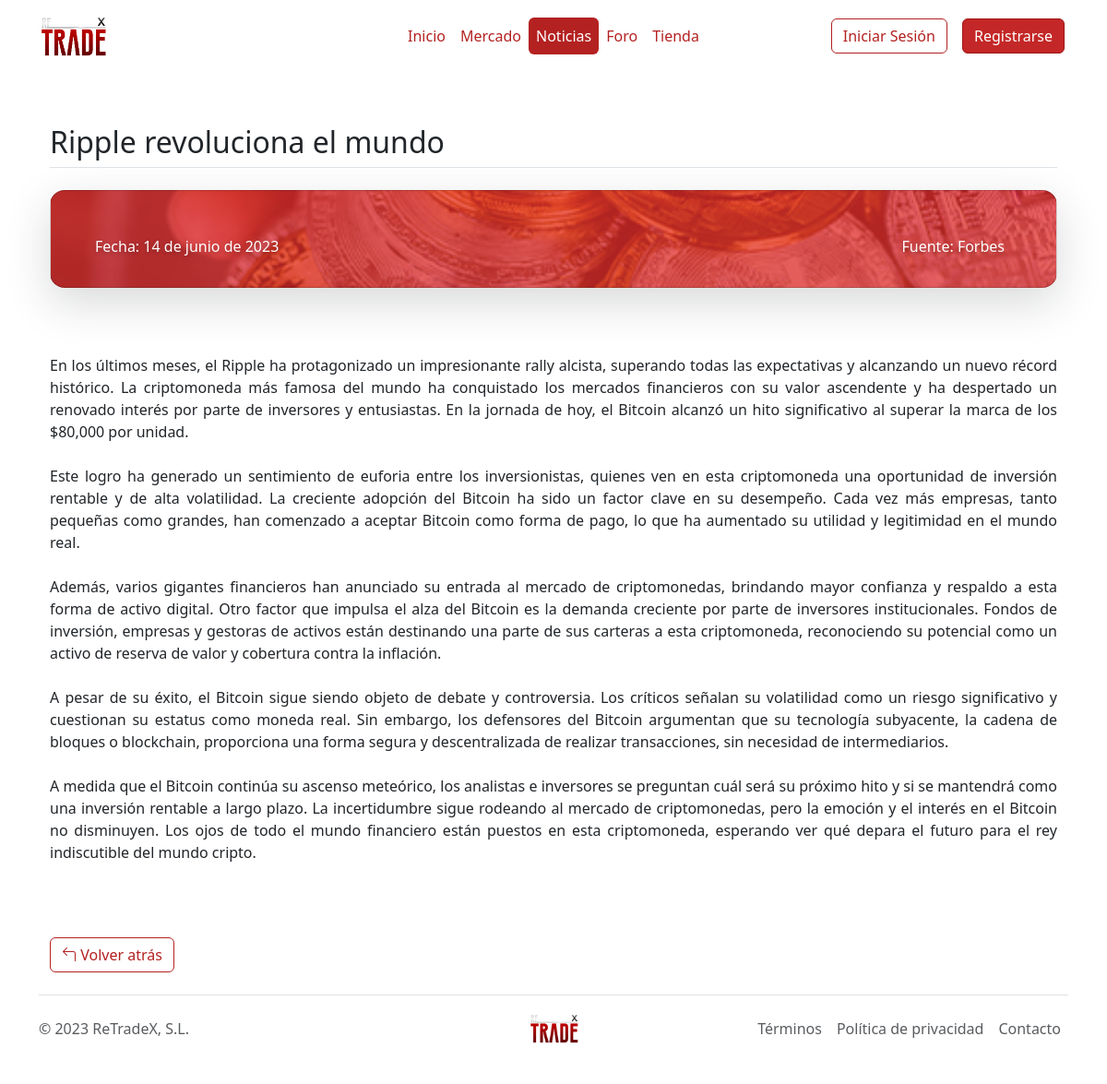
The app's page /Paginas/leernoticia.php?IdNoticia=9 with its own data.
### tables this page shows
CREATE TABLE Noticias (
	IdNoticia int(5) AUTO_INCREMENT,
	Fecha varchar(20) NOT NULL,
	Titulo varchar(50) NOT NULL,
	Texto varchar(21000) NOT NULL,
	Fuente varchar(40) NOT NULL,
	Categoria varchar(200) NOT NULL,
    Foto varchar(70) NOT NULL,
	CONSTRAINT pk_Noticias PRIMARY KEY (IdNoticia)
);

### Paginas/leernoticia.php (the view, shortened to what this page needs)
<?php
include "global.php";
?>
<!DOCTYPE html>
<html lang="en">
<head>
    <link rel="stylesheet" href="../Estilos/style.css">
    <link rel="stylesheet" href="https://cdn.jsdelivr.net/npm/bootstrap-icons@1.10.5/font/bootstrap-icons.css">
</head>
<body>
  <div class="container">
    <header class="d-flex flex-wrap align-items-center justify-content-center justify-content-md-between py-3 mb-2">
      <a href="index.php" class="d-flex align-items-center col-md-3 mb-2 mb-md-0 text-dark text-decoration-none">
        <img class="img-fluid" src="../Imagenes/logo.png" height="75px" width="75px">
      </a>
      <ul class="nav nav-pills col-12 col-md-auto mb-2 justify-content-center mb-md-0">
        <li class="nav-item"><a href="index.php" class="nav-link px-2 link-dark">Inicio</a></li>
        <li class="nav-item"><a href="mercado.php" class="nav-link px-2 link-dark">Mercado</a></li>
        <li class="nav-item"><a href="noticias.php" class="nav-link px-2 link-dark active">Noticias</a></li>
        <li class="nav-item"><a href="foro.php" class="nav-link px-2 link-dark">Foro</a></li>
        <li class="nav-item"><a href="tienda.php" class="nav-link px-2 link-dark">Tienda</a></li>
      </ul>
      <div class="col-md-3 text-end">
      <?php
        if (!isset($_SESSION['correo'])) {
          echo '<a href="iniciar.php"><button type="button" class="btn btn-outline-primary me-2 m-1">Iniciar Sesión</button></a>
          <a href="registro.php"><button type="button" class="btn btn-primary m-1">Registrarse</button></a>';
        }else{
        echo '<a href="perfil.php"><button type="button" class="btn btn-primary m-1">Saldo '.$_SESSION['Saldo'].'€</button></a>
        <a href="cerrarsesion.php"><button type="button" class="btn btn-outline-primary me-2 m-1">Cerrar Sesión</button></a>';
        }
        ?>
      </div>
    </header>
  </div>
  <?php
        if (!isset($error)) {
          $id = $_GET['IdNoticia'];
          $sql = "SELECT * FROM Noticias WHERE IdNoticia=$id ";
          $resultado = $dwes->query($sql);
          if ($resultado) {
              $row = $resultado->fetch();
              while ($row != null) {
                  $nombre = $row['Titulo'];
                  $Fuente = $row['Fuente'];
                  $Texto = $row['Texto'];
                  $Fecha = $row['Fecha'];
                  $contadorPuntos = 0;
                  $Texto = preg_replace_callback('/\.\s/', function($matches) use (&$contadorPuntos) {
                      $contadorPuntos++;
                      if ($contadorPuntos % 3 === 0) {
                          return ".<br><br>";
                      } else {
                          return $matches[0];
                      }
                  }, $Texto);
                  $foto = $row['Foto'];
                  echo "<div class='container px-4 py-5' id='custom-cards'>
                  <h2 class='pb-2 border-bottom'>$nombre</h2>
                  <div class='align-items-stretch g-4 py-3'>
                    <div class='col'>
                      <div class='card card-cover h-100 overflow-hidden text-bg-dark rounded-4 shadow-lg' style='background-image: url(\"$foto\");'>
                        <div class='d-flex flex-column h-100 p-5 pb-3 text-white text-shadow-1'>
                          <ul class='d-flex list-unstyled mt-auto'>
                            <li class='me-auto'>Fecha: $Fecha
                            </li>
                            <li class='d-flex align-items-center me-2'>Fuente: $Fuente
                            </li>
                          </ul>
                        </div>
                      </div>
                    </div>
                  </div>
                </div>
                <div class='container px-4 pb-4' id='custom-cards'>
                <p class='pt-2' style='text-align: justify !important;'>$Texto</p>
                </div>
                <div class='d-grid gap-2 d-md-flex justify-content-center mb-4 mb-lg-3'>
                </div><br>" ;
                  $row = $resultado->fetch();
              }}
        };
    ?>
<div class="container px-4" id="custom-cards">
  <div class="d-flex justify-content-between">
    <a href="noticias.php"><button type="button" class="btn btn-outline-primary"><i class="bi bi-arrow-90deg-left"></i> Volver atrás</button></a>
</div>
</div>
      <?php echo $footer; ?>
</body>
</html>

### records on screen
noticias: Titulo "Ripple revoluciona el mundo", Foto (picture), Fecha "14 de junio de 2023", Fuente "Forbes", Texto "En los últimos meses, el Ripple ha protagonizado un impresionante rally alcista, superando todas las expectativas y alcanzando un nuevo récord histórico. La criptomoneda más famosa del mundo ha conquistado los mercados financieros con su valor ascendente y ha despertado un renovado interés por parte de inversores y entusiastas. En la jornada de hoy, el Bitcoin alcanzó un hito significativo al superar la marca de los $80,000 por unidad Este logro ha generado un sentimiento de euforia entre los inversionistas, quienes ven en esta criptomoneda una oportunidad de inversión rentable y de alta volatilidad. La creciente adopción del Bitcoin ha sido un factor clave en su desempeño. Cada vez más…"
